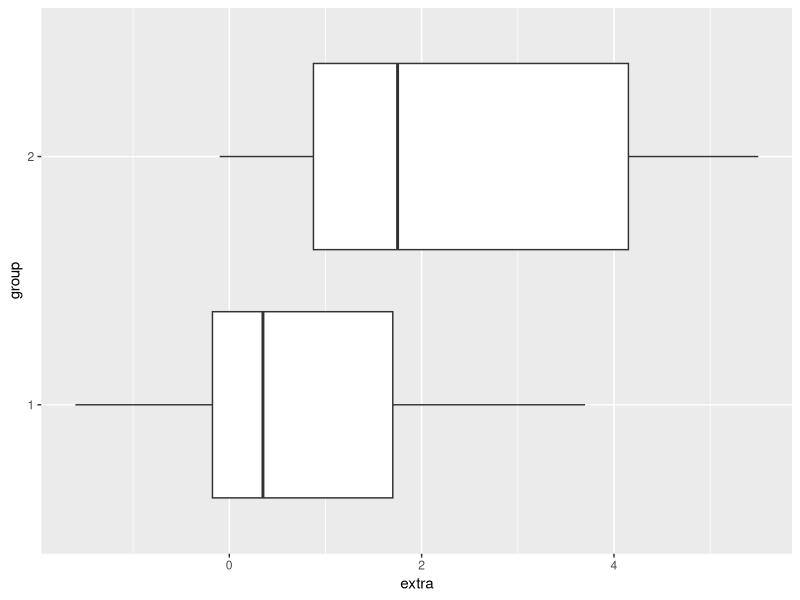

Source code (R):
## ---- chunk 1
knitr::opts_chunk$set(
   warning = FALSE, message = FALSE,
   fig.align = 'center', fig.retina = 2,
  collapse = TRUE,
  comment = "#>"
)
library(tidyverse)
library(knitr)
# source(here::here("R/zzz.R"))
## ---- chunk 2
x <- 3
## ---- chunk 3
rm(x)
## ---- chunk 4
new_x <- 25/5
new_x
## ---- chunk 5
x <- 3
y <- x * 4
## ---- chunk 6

n_eggs <- 6
egg_mass_g <- 14
egg_mass_total <- n_eggs * egg_mass_g
egg_mass_total

## ---- chunk 7
sqrt(49)
## ---- chunk 8
weight_lb <- 0.36054
sqrt(weight_lb)
## ---- chunk 9
class(3)
class(weight_lb)
## ---- chunk 10
"hello world"
## ---- chunk 11
class("hello world")
class(TRUE)
class(FALSE)
## ---- chunk 12
class(TRUE)
class(FALSE)

char1 <- "apple"
class(char1)
fact1 <- as.factor(char1)
class(fact1)
## ---- chunk 13
weight_lb
round(x = weight_lb, digits = 1)
## ---- chunk 14
round(weight_lb, 1)
## ---- chunk 15
round(digits = 1, x = weight_lb)
## ---- chunk 16
weight_lb
## ---- chunk 17
weight_rounded <- round(weight_lb, digits = 1)
weight_rounded
## ---- chunk 18
n1 <- 44     
n2 <- 32     
m2 <- 15
## ---- chunk 19
n1 <- 44 # Number of individuals captured on first occasion

n2 <- 32 # Number of individuals captured on second occasion
  
m2 <- 15 # Number of previously marked individuals captured on second occasion
## ---- chunk 20
# load the pre-built data set in R called "CO2"
data(CO2)

# what are the names of the columns?
names(CO2)

# we are only interested in the "chilled"  treatment group
# filter out this group and save in a new object for
# further analysis
# also switching to lower case for easier typing
co2_chilled <- CO2[CO2$Treatment == "chilled",]

# what is the average uptake of the chilled treatment?
mean(co2_chilled$uptake)
## ---- chunk 21
vec1 <- c(3, 5, 2)
vec1
## ---- chunk 22
vec2 <- 1:10
vec2

vec3 <- seq(from = 1, to = 10, by = 1)
vec3
## ---- chunk 23
occasions <- c("Occasion1", "Occasion2", "Occasion3")
occasions
class(occasions)
## ---- chunk 24
lgl_vec <- c(TRUE, TRUE, FALSE)
class(lgl_vec)
class(occasions)
class(vec1)
## ---- chunk 25
mixed_vec <- c(1, 2, "apple", TRUE)
class(mixed_vec)
mixed_vec
## ---- chunk 26
as.numeric(c(FALSE, TRUE))
## ---- chunk 27
# first, recall what the value of x is
x
# what is the length of x?
length(x)
# length of mixed_vec
length(mixed_vec)
## ---- chunk 28
y <- c(2, 4, 8, 5, 25, 3, 6, 1)
y[3]
## ---- chunk 29
y[c(1,3)]
## ---- chunk 30
# Remove the second element
y[-2]
## ---- chunk 31
y[c(5,4,3,2,1)]
## ---- chunk 32


tick <- data.frame(Individual = 1:5, 
                  Ticks = c(4,7,2,3,150))

tick %>%
  kable("html", align = 'c')
  
## ---- chunk 33
ticks <- c(4, 7, 2, 3, 150)

sum(ticks)
## ---- chunk 34
mean(ticks)
## ---- chunk 35
sd(ticks)
## ---- chunk 36
count <- c(9, 16, 3, 10)
mean(count)
max(count)
min(count)
sum(count)
## ---- chunk 37
count_na <- c(9, 16, NA, 10)
## ---- chunk 38
mean(count_na)
## ---- chunk 39
mean(count_na, na.rm = TRUE)
## ---- chunk 40
swth <- data.frame(Individual = 1:6, 
                   mass = c(36.2, 34.6, 31.0, 31.8, 29.4, 32.0),
                   wing <- c(95.1, 88.4, 97.9, 96.8, 92.3, 90.6))

swth %>%
  kable("html", col.names = c("Individual", "Mass (g)", "Wing chord (mm)"), align = 'c')
  
## ---- chunk 41
mass <- c(36.2, 34.6, 31.0, 31.8, 29.4, 32.0)
wing <- c(95.1, 88.4, 97.9, 96.8, 92.3, 90.6)

cond <- mass/wing
cond
## ---- chunk 42
data.frame(mass, wing)
## ---- chunk 43
data(sleep)
sleep
## ---- chunk 44
length(sleep)
## ---- chunk 45
dim(sleep)
nrow(sleep)
ncol(sleep) 
## ---- chunk 46
sleep
# extract the second row and first column
sleep[2,1]
## ---- chunk 47
# extract just the 3rd row from sleep  
sleep[3,]
# extract just the first column from sleep
sleep[,1]
## ---- chunk 48
sleep$extra
sleep$group
## ---- chunk 49
class(sleep$extra)
class(sleep$group)
## ---- chunk 50
library(ggplot2)
## ---- chunk 51
ggplot(sleep,
       aes(x = extra,
           y = group)) +
  geom_boxplot()
